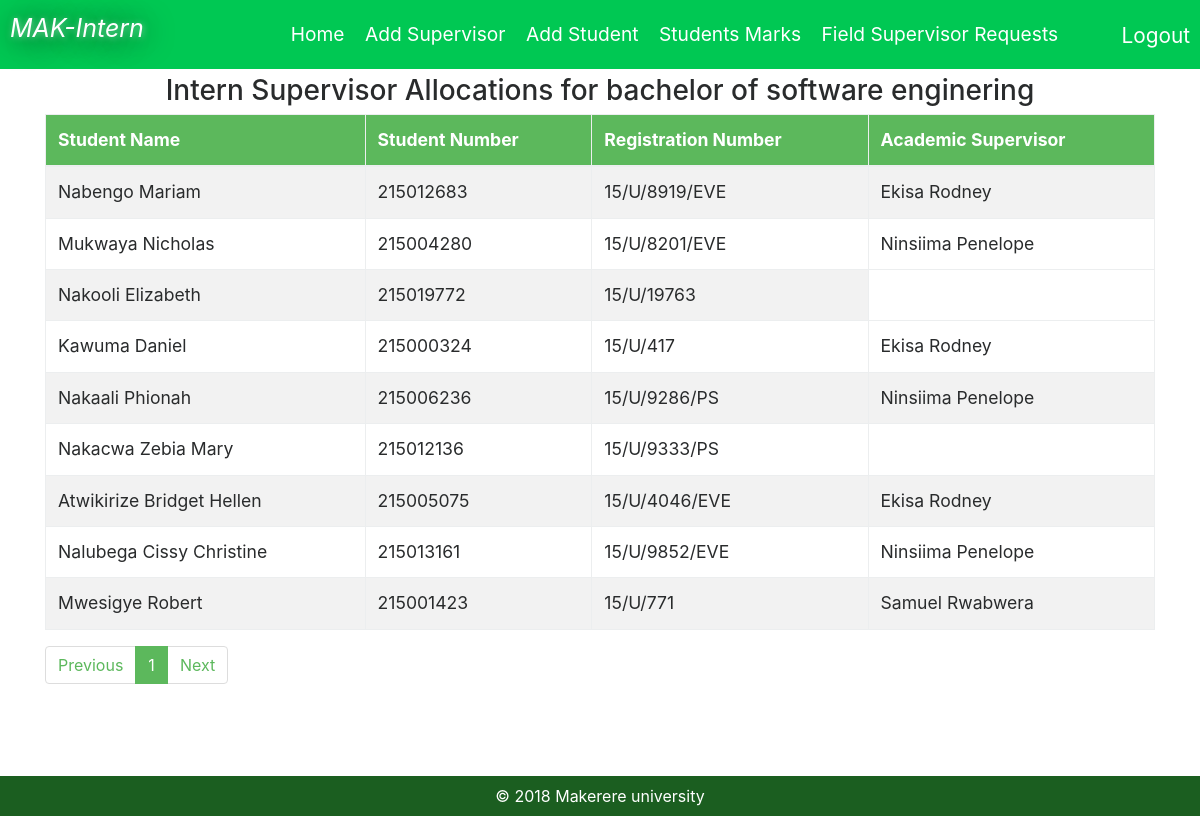
/users/admin/index.php (signed in), run on the app's committed database.
### tables this page shows
CREATE TABLE `course` (
  `id` int(11) NOT NULL,
  `name` varchar(200) NOT NULL,
  `college_id` int(11) NOT NULL
);

CREATE TABLE `student` (
  `id` int(11) NOT NULL,
  `name` varchar(100) NOT NULL,
  `student_number` varchar(45) NOT NULL,
  `reg_number` varchar(45) NOT NULL,
  `academic_supervisor_id` int(11) NOT NULL,
  `field_supervisor_id` int(11) DEFAULT NULL,
  `college_id` int(11) NOT NULL,
  `field_sipervisor_field_marks` int(11) DEFAULT NULL,
  `accademic_supervisor_field_marks` int(11) DEFAULT NULL,
  `report_marks` int(11) DEFAULT NULL,
  `logbook_marks` int(11) DEFAULT NULL,
  `marks` int(11) DEFAULT NULL,
  `company_details` text,
  `exel_status` varchar(20) NOT NULL,
  `course_id` int(11) NOT NULL
);

CREATE TABLE `accademic_supervisor` (
  `id` int(11) NOT NULL,
  `firstName` varchar(35) NOT NULL,
  `lastName` varchar(35) NOT NULL,
  `username` varchar(35) DEFAULT NULL,
  `idNumber` varchar(100) NOT NULL,
  `password` varchar(100) DEFAULT NULL,
  `email` varchar(100) NOT NULL,
  `college_id` int(11) NOT NULL,
  `course_id` int(11) NOT NULL,
  `excel_status` varchar(20) NOT NULL
);

### php/classes/College.php (called while the page is built, shortened)
<?php
class College{
    public static function getCollegeById($db, $id){
        $sql = "SELECT * FROM colleges where id = :id";
        $stmt = $db->prepare($sql);
        $stmt->bindParam(":id", $id);
        $stmt->execute();
        $resutSet = $stmt->fetchAll(PDO::FETCH_ASSOC);
        if($stmt->rowCount() == 1){
            return $resutSet[0];
        }
    }
}

### php/classes/Course.php (called while the page is built, shortened)
<?php
class Course{
    public static function getCourseById($db, $id){
        $sql = "SELECT * FROM course where id = :id";
        $stmt = $db->prepare($sql);
        $stmt->bindParam(":id", $id);
        $stmt->execute();
        $resutSet = $stmt->fetchAll(PDO::FETCH_ASSOC);
        if($stmt->rowCount() == 1){
            return $resutSet[0];
        }
    }
}

### php/classes/Student.php (called while the page is built, shortened)
<?php
class Student{
    public static function getPages($db, $college_id, $course_id){
        $sql = 'SELECT * FROM student WHERE college_id = :college_id AND course_id = :course_id';
        $stmt = $db->prepare($sql);
        $stmt->bindParam("college_id", $college_id);
        $stmt->bindParam("course_id", $course_id);
        $stmt->execute();
        $rows = $stmt->rowCount();
        $pages = ceil($rows / 10);
        return $pages;
    }
    public static function getPaginatedStudents($db, $college_id, $course_id, $lim){
        $sql = "SELECT * FROM student WHERE college_id = :college_id AND course_id = :course_id ORDER BY id ASC LIMIT $lim, 10";
        $stmt = $db->prepare($sql);
        $stmt->bindParam("college_id", $college_id);
        $stmt->bindParam("course_id", $course_id);
        $stmt->execute();
        $resultset = $stmt->fetchAll(PDO::FETCH_ASSOC);
        return $resultset;
    }
}

### php/classes/AccademicSupervisor.php (called while the page is built, shortened)
<?php
   class AccademicSupervisor{
    public static function getAccademicSupervisor($db, $college_id, $course_id){
        $sql = 'SELECT * FROM accademic_supervisor WHERE college_id = :college_id AND course_id = :course_id';
        $stmt = $db->prepare($sql);
        $stmt->bindParam("college_id", $college_id);
        $stmt->bindParam("course_id", $course_id);
        $stmt->execute();
        $results = $stmt->fetchAll(PDO::FETCH_ASSOC);
        return $results;
    }
}

### users/admin/index.php (the view, shortened to what this page needs)
<?php
require_once('../../php/db.php');
if(isset($_SESSION['admin'])){
   $admin = $_SESSION['admin'];
   $academicsupervisors = AccademicSupervisor::getAccademicSupervisor($db, $admin['college_id'], $admin['course_id']);
   $college = College::getCollegeById($db, $admin['college_id']);
   $college_name = $college['name'];
   if(isset($_GET['page'])){
     $page = $_GET['page'];
   }else{
     $page = 1;
   }
   if($page == '' || $page == 1){
     $page1 = 0;
   }else{
     $page1 = ($page * 10) - 10;
   }
   $prev = $page - 1;
   $next = $page + 1;
   $students = Student::getPaginatedStudents($db, $admin['college_id'], $admin['course_id'], $page1);
   $total_pages = Student::getPages($db, $admin['college_id'], $admin['course_id']);
}else{
    header('Location: ../../index.php');
}
?>
<!DOCTYPE html>
<html lang="en">
<head>
    <link rel="stylesheet" href="../../assets/css/bootstrap-grid.min.css">
    <link rel="stylesheet" href="../../assets/css/bootstrap-reboot.min.css">
    <link rel="stylesheet" href="../../assets/css/bootstrap.min.css">
    <link rel="stylesheet" href="../../assets/css/admin.css">
    <link rel="stylesheet" href="../../assets/css/font-awesome.css">
    <link rel="stylesheet" href="../../assets/css/style.css">
    <link rel="stylesheet" href="../../assets/css/navbar.css">
</head>
<body>
  <div class="mynavbar">
    <a href="index.php" class="mybrand">MAK-Intern</a>
    <ul class="mynav">
      <li class="mynav-link">
        <a href="index.php" class="active">Home</a>
      </li>
      <li class="mynav-link">
          <a href="#" class="" id="add-supervisor-toggler">Add Supervisor</a>
      </li>
      <li class="mynav-link">
          <a href="#" class="" id="add-student-toggler">Add Student</a>
      </li>
      <li class="mynav-link">
          <a href="marks.php" class="">Students Marks</a>
      </li>
      <?php if($college_name != "education"){
        ?>
        <li class="mynav-link">
          <a href="pending.php" class="">Field Supervisor Requests</a>
      </li>
        <?php
      } ?>
    </ul>
    <a href="../../logout.php" class="logout">Logout</a>
  </div>
    <div class="container">
    <h3 class="text-center">Intern Supervisor Allocations for <?php echo Course::getCourseById($db, $admin['course_id'])['name'];
    ?> </h3>
        <div class="allocation-report">
            <table class="table table-striped table-bordered">
              <thead class="bg-success text-white text-capitalize">
                <th>Student Name</th>
                <th>Student Number</th>
                <th>Registration Number</th>
                <th>academic Supervisor</th>
              </thead>
              <?php
              if(!empty($students)){
              foreach($students as $student){ ?>
              <tr>
                <td><?php echo $student['name'] ?></td>
                <td><?php echo $student['student_number'] ?></td>
                <td><?php echo $student['reg_number'] ?></td>
                <?php foreach($academicsupervisors as $academicsupervisor){
                  if($academicsupervisor['id'] == $student['academic_supervisor_id']){
                    echo '<td>'.$academicsupervisor['firstName'].' '.$academicsupervisor['lastName'].'</td>';
                  }
                }
                  ?>
              </tr>
              <?php } }?>
            </table>
        </div>
      <nav aria-label="">
        <ul class="pagination">
          <li class="page-item <?php if($total_pages <= 1 || $prev < 1){echo "disabled";} ?>">
            <a class="page-link" href="?page=<?php echo $prev; ?>" tabindex="-1">Previous</a>
          </li>
          <li class="page-item <?php if($page == 1){echo "active";} ?>"><a class="page-link" href="?page=1">1</a></li>
          <li class="page-item <?php if($total_pages <= 1 || $next > $total_pages){echo "disabled";} ?>">
            <a class="page-link" href="?page=<?php echo $next; ?>">Next</a>
          </li>
        </ul>
      </nav>
    </div>
<div class="footer">
    <p>&copy; <?php echo date('Y'); ?> Makerere university</p>
</div>
</body>
</html>

### assets/css/admin.css (style rules this page uses)
* { box-sizing:border-box }
body { margin:0;padding:0 }
table { font-size:1.1rem }
.container { padding-top:75px;padding-bottom:0 }
.text-center { text-align:center }

### assets/css/style.css (style rules this page uses)
.footer { text-align:center;width:100%;color:#fff;margin-top:1rem;position:relative;bottom:0;background-color:#1b5e20;padding:.5rem }
.footer p { margin:0 }
.container { min-height:95vh }
nav .pagination .page-item .page-link { color:#5cb85c }
nav .pagination .page-item.active .page-link { background-color:#5cb85c;border-color:#5cb85c;color:#fff }

### assets/css/navbar.css (style rules this page uses)
.mynavbar { background-color:#00c853;position:fixed;width:100%;top:0;left:0;z-index:1 }
.mynavbar .mybrand { text-decoration:none;padding:10px;float:left;color:#fff;font-size:25px;font-style:italic;text-shadow:rgba(255,255,255,.49) 1px 1px 6px,#000 2px 3px 30px }
.mynavbar .mynav { padding:0;margin:0;text-align:center;font-size:1.2rem }
.mynavbar .mynav-link { list-style:none;display:inline }
.mynavbar .mynav a { text-decoration:none;padding:20px 10px;display:inline-block;color:#fff;margin-left:-5px }
.mynavbar .logout { text-decoration:none;font-size:1.3rem;padding:20px 10px;position:absolute;right:0;top:0;color:#fff }

### data on the page
course: name "bachelor of software enginering"
student: name "Nabengo Mariam", student_number "215012683", reg_number "15/U/8919/EVE"
accademic_supervisor: firstName "Ekisa", lastName "Rodney"
student: name "Mukwaya Nicholas", student_number "215004280", reg_number "15/U/8201/EVE"
accademic_supervisor: firstName "Ninsiima", lastName "Penelope"
student: name "Nakooli Elizabeth", student_number "215019772", reg_number "15/U/19763"
student: name "Kawuma Daniel", student_number "215000324", reg_number "15/U/417"
student: name "Nakaali Phionah", student_number "215006236", reg_number "15/U/9286/PS"
student: name "Nakacwa Zebia Mary", student_number "215012136", reg_number "15/U/9333/PS"
student: name "Atwikirize Bridget Hellen", student_number "215005075", reg_number "15/U/4046/EVE"
student: name "Nalubega Cissy Christine", student_number "215013161", reg_number "15/U/9852/EVE"
student: name "Mwesigye Robert", student_number "215001423", reg_number "15/U/771"
accademic_supervisor: firstName "Samuel", lastName "Rwabwera"
